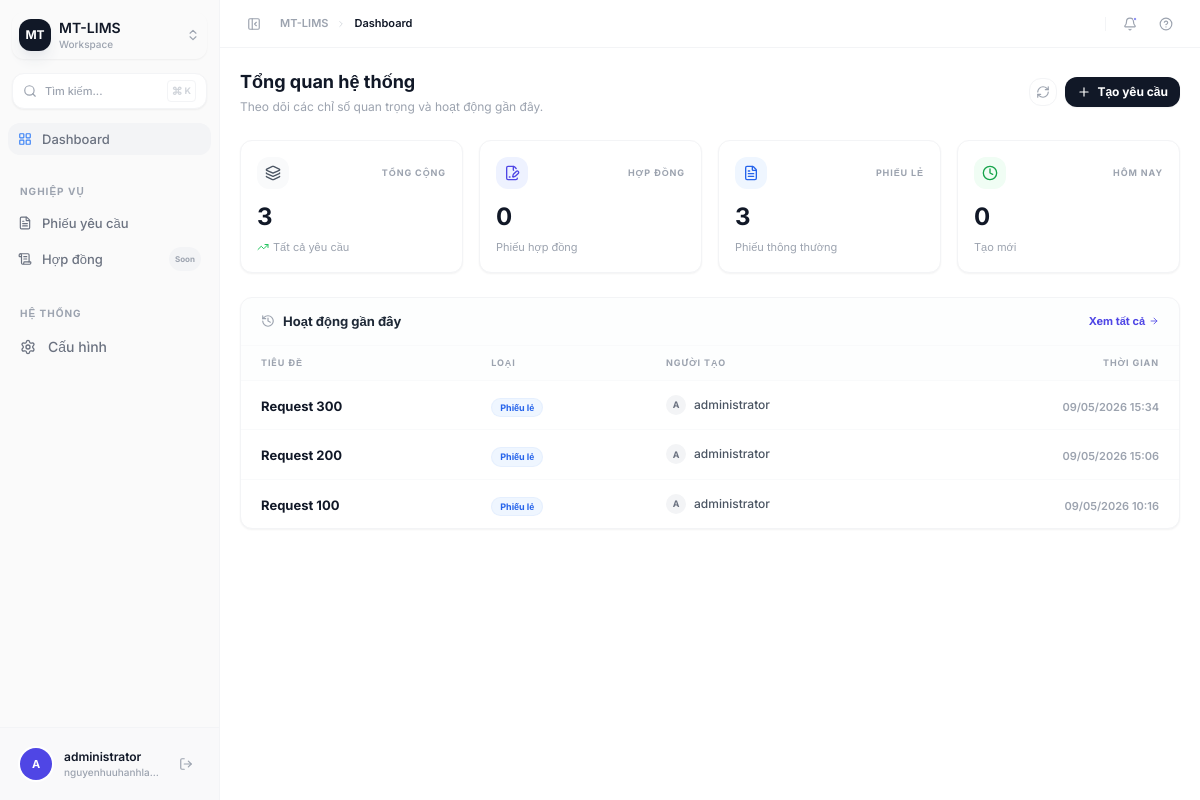
The app's page / (signed in) with its own data.
### request_form/models.py (models this page shows, shortened)
class Request(models.Model):
    class RequestType(models.TextChoices):
        CONTRACT = "contract", "Contract"
        SLIP = "slip", "Slip"
    class Status(models.TextChoices):
        REVIEWING = "reviewing", "Đang xem xét"
        IN_PROGRESS = "in_progress", "Đang thực hiện"
        COMPLETED = "completed", "Hoàn tất"
        CANCELLED = "cancelled", "Hủy bỏ"
    title = models.CharField(max_length=255)
    type = models.CharField(
        max_length=20,
        choices=RequestType.choices,
        default=RequestType.SLIP,
    )
    status = models.CharField(
        max_length=20,
        choices=Status.choices,
        default=Status.REVIEWING,
    )
    created_by = models.ForeignKey(
        User,
        on_delete=models.PROTECT,
        related_name="requests",
    )
    content = models.TextField()
    participants = models.JSONField(default=list, blank=True)
    project_information = models.JSONField(default=dict, blank=True)
    requesting_unit = models.JSONField(default=dict, blank=True)
    created_at = models.DateTimeField(auto_now_add=True)
    updated_at = models.DateTimeField(auto_now=True)

### request_form/views.py (the view)
# urls.py: path("", dashboard, name="dashboard"),
@login_required
def dashboard(request):
    today = timezone.now().date()
    context = {
        "total_requests":  Request.objects.count(),
        "total_contracts": Request.objects.filter(type="contract").count(),
        "total_slips":     Request.objects.filter(type="slip").count(),
        "today_requests":  Request.objects.filter(created_at__date=today).count(),
        "recent_requests": Request.objects.order_by("-created_at")[:8],
    }
    return render(request, "dashboard.html", context)

### templates/dashboard.html (shortened to what this page needs)
{% extends "base.html" %}
{% block breadcrumb %}Dashboard{% endblock %}
{% block content %}
<div class="p-5 max-w-7xl mx-auto space-y-6">
  <div class="flex items-center justify-between">
    <div>
      <h1 class="text-lg font-bold text-gray-900">Tổng quan hệ thống</h1>
      <p class="text-[12px] text-gray-400 mt-0.5">Theo dõi các chỉ số quan trọng và hoạt động gần đây.</p>
    </div>
    <div class="flex items-center gap-2">
      <button class="p-1.5 text-gray-400 hover:text-gray-900 border border-gray-100 rounded-lg hover:bg-gray-50 transition-all">
        <i data-lucide="refresh-cw" class="w-3.5 h-3.5"></i>
      </button>
      <a href="{% url 'request_create' %}" class="flex items-center gap-1.5 px-3 py-1.5 bg-gray-900 text-white text-[12px] font-bold rounded-lg hover:bg-gray-800 transition-all shadow-sm">
        <i data-lucide="plus" class="w-3.5 h-3.5"></i>
        Tạo yêu cầu
      </a>
    </div>
  </div>
  <div class="grid grid-cols-1 md:grid-cols-2 lg:grid-cols-4 gap-4">
    <div class="bg-white border border-gray-100 rounded-xl p-4 shadow-sm hover:shadow-md transition-all group">
      <div class="flex items-center justify-between mb-3">
        <div class="w-8 h-8 rounded-lg bg-gray-50 flex items-center justify-center text-gray-600 group-hover:bg-gray-900 group-hover:text-white transition-all">
          <i data-lucide="layers" class="w-4 h-4"></i>
        </div>
        <span class="text-[9px] font-bold text-gray-400 uppercase tracking-widest">Tổng cộng</span>
      </div>
      <p class="text-2xl font-bold text-gray-900">{{ total_requests }}</p>
      <p class="text-[11px] text-gray-400 mt-1.5 flex items-center gap-1">
        <i data-lucide="trending-up" class="w-3 h-3 text-green-500"></i>
        Tất cả yêu cầu
      </p>
    </div>
    <div class="bg-white border border-gray-100 rounded-xl p-4 shadow-sm hover:shadow-md transition-all group">
      <div class="flex items-center justify-between mb-3">
        <div class="w-8 h-8 rounded-lg bg-indigo-50 flex items-center justify-center text-indigo-600 group-hover:bg-indigo-600 group-hover:text-white transition-all">
          <i data-lucide="file-signature" class="w-4 h-4"></i>
        </div>
        <span class="text-[9px] font-bold text-gray-400 uppercase tracking-widest">Hợp đồng</span>
      </div>
      <p class="text-2xl font-bold text-gray-900">{{ total_contracts }}</p>
      <p class="text-[11px] text-gray-400 mt-1.5">Phiếu hợp đồng</p>
    </div>
    <div class="bg-white border border-gray-100 rounded-xl p-4 shadow-sm hover:shadow-md transition-all group">
      <div class="flex items-center justify-between mb-3">
        <div class="w-8 h-8 rounded-lg bg-blue-50 flex items-center justify-center text-blue-600 group-hover:bg-blue-600 group-hover:text-white transition-all">
          <i data-lucide="file-text" class="w-4 h-4"></i>
        </div>
        <span class="text-[9px] font-bold text-gray-400 uppercase tracking-widest">Phiếu lẻ</span>
      </div>
      <p class="text-2xl font-bold text-gray-900">{{ total_slips }}</p>
      <p class="text-[11px] text-gray-400 mt-1.5">Phiếu thông thường</p>
    </div>
    <div class="bg-white border border-gray-100 rounded-xl p-4 shadow-sm hover:shadow-md transition-all group">
      <div class="flex items-center justify-between mb-3">
        <div class="w-8 h-8 rounded-lg bg-green-50 flex items-center justify-center text-green-600 group-hover:bg-green-600 group-hover:text-white transition-all">
          <i data-lucide="clock" class="w-4 h-4"></i>
        </div>
        <span class="text-[9px] font-bold text-gray-400 uppercase tracking-widest">Hôm nay</span>
      </div>
      <p class="text-2xl font-bold text-gray-900">{{ today_requests }}</p>
      <p class="text-[11px] text-gray-400 mt-1.5">Tạo mới</p>
    </div>
  </div>
  <div class="bg-white border border-gray-100 rounded-xl overflow-hidden shadow-sm">
    <div class="px-5 py-3.5 border-b border-gray-50 flex items-center justify-between bg-gray-50/30">
      <div class="flex items-center gap-2">
        <i data-lucide="history" class="w-3.5 h-3.5 text-gray-400"></i>
        <h2 class="text-[13px] font-bold text-gray-800">Hoạt động gần đây</h2>
      </div>
      <a href="{% url 'request_list' %}" class="text-[11px] font-bold text-indigo-600 hover:text-indigo-700 flex items-center gap-1 transition-colors">
        Xem tất cả
        <i data-lucide="arrow-right" class="w-2.5 h-2.5"></i>
      </a>
    </div>
    <div class="overflow-x-auto">
      <table class="w-full text-left">
        <thead>
          <tr class="bg-gray-50/30 border-b border-gray-50">
            <th class="px-5 py-2.5 text-[9px] font-bold text-gray-400 uppercase tracking-widest">Tiêu đề</th>
            <th class="px-5 py-2.5 text-[9px] font-bold text-gray-400 uppercase tracking-widest">Loại</th>
            <th class="px-5 py-2.5 text-[9px] font-bold text-gray-400 uppercase tracking-widest">Người tạo</th>
            <th class="px-5 py-2.5 text-[9px] font-bold text-gray-400 uppercase tracking-widest text-right">Thời gian</th>
          </tr>
        </thead>
        <tbody class="divide-y divide-gray-50">
          {% for req in recent_requests %}
          <tr class="hover:bg-gray-50/50 transition-colors group cursor-pointer" onclick="window.location='{% url 'request_list' %}'">
            <td class="px-5 py-3">
              <span class="text-[13px] font-bold text-gray-900 group-hover:text-indigo-600 transition-colors">{{ req.title }}</span>
            </td>
            <td class="px-5 py-3">
              {% if req.type == 'contract' %}
              <span class="inline-flex items-center px-2 py-0.5 rounded-full text-[9px] font-bold bg-indigo-50 text-indigo-600 border border-indigo-100/50">Hợp đồng</span>
              {% else %}
              <span class="inline-flex items-center px-2 py-0.5 rounded-full text-[9px] font-bold bg-blue-50 text-blue-600 border border-blue-100/50">Phiếu lẻ</span>
              {% endif %}
            </td>
            <td class="px-5 py-3">
              <div class="flex items-center gap-2">
                <div class="w-5 h-5 rounded-full bg-gray-100 flex items-center justify-center text-[9px] font-bold text-gray-500">
                  {{ req.created_by.username|slice:":1"|upper }}
                </div>
                <span class="text-[12px] text-gray-600 font-medium">{{ req.created_by.get_full_name|default:req.created_by.username }}</span>
              </div>
            </td>
            <td class="px-5 py-3 text-right">
              <span class="text-[11px] text-gray-400 font-semibold">{{ req.created_at|date:"d/m/Y H:i" }}</span>
            </td>
          </tr>
          {% endfor %}
        </tbody>
      </table>
    </div>
  </div>
</div>
{% endblock %}

### templates/base.html (shortened to what this page needs)
<!DOCTYPE html>
<html lang="vi" x-data="{ sidebarOpen: true }">
<head>
  <script src="https://cdn.tailwindcss.com"></script>
</head>
<body class="bg-white text-gray-800 antialiased h-screen flex overflow-hidden">
  <aside
    class="sidebar-transition flex-shrink-0 flex flex-col border-r border-gray-100 bg-[#fafafa] overflow-hidden"
    :class="sidebarOpen ? 'w-[220px]' : 'w-[64px]'"
  >
    <div class="p-3">
      <button class="w-full flex items-center gap-2 p-1.5 rounded-xl hover:bg-gray-200/50 transition-all group border border-transparent hover:border-gray-200/50 shadow-sm" :class="sidebarOpen ? '' : 'justify-center p-0 h-9 w-9 mx-auto'">
        <div class="w-8 h-8 rounded-lg bg-gray-900 flex items-center justify-center flex-shrink-0 shadow-lg shadow-gray-200">
          <span class="text-white text-xs font-bold">MT</span>
        </div>
        <div x-show="sidebarOpen" x-cloak class="text-left flex-1 min-w-0">
          <p class="text-sm font-semibold text-gray-900 leading-tight truncate">MT-LIMS</p>
          <p class="text-[10px] text-gray-400 font-medium">Workspace</p>
        </div>
        <i x-show="sidebarOpen" x-cloak data-lucide="chevrons-up-down" class="w-3.5 h-3.5 text-gray-400 group-hover:text-gray-600"></i>
      </button>
    </div>
    <div class="px-3 py-0.5" x-show="sidebarOpen" x-cloak>
      <button class="w-full flex items-center gap-2 px-2.5 py-1.5 rounded-lg border border-gray-100 bg-white shadow-sm hover:border-gray-200 transition-all text-gray-400 group">
        <i data-lucide="search" class="w-3.5 h-3.5 text-gray-400 group-hover:text-gray-600"></i>
        <span class="text-[11px] font-medium">Tìm kiếm...</span>
        <span class="ml-auto flex items-center gap-0.5 text-[9px] font-bold text-gray-300 border border-gray-100 rounded px-1 py-0.5">
          <span class="text-[11px]">⌘</span>K
        </span>
      </button>
    </div>
    <nav class="flex-1 overflow-y-auto px-2 py-3 space-y-0.5">
      <a href="{% url 'dashboard' %}"
         class="flex items-center gap-2.5 px-2.5 py-1.5 rounded-lg text-sm text-gray-500 hover:bg-gray-100 hover:text-gray-900 transition-all group {% if request.resolver_match.url_name == 'dashboard' %}nav-active{% endif %}"
         :class="sidebarOpen ? '' : 'justify-center px-0'">
        <i data-lucide="layout-grid" class="w-3.5 h-3.5 flex-shrink-0"></i>
        <span x-show="sidebarOpen" x-cloak class="font-medium text-[13px]">Dashboard</span>
      </a>
      <div class="pt-5 pb-1 px-3" x-show="sidebarOpen" x-cloak>
        <span class="text-[10px] font-bold text-gray-400 uppercase tracking-[0.1em]">Nghiệp vụ</span>
      </div>
      <a href="{% url 'request_list' %}"
         class="flex items-center gap-2.5 px-2.5 py-1.5 rounded-lg text-sm text-gray-500 hover:bg-gray-100 hover:text-gray-900 transition-all group {% if request.resolver_match.url_name == 'request_list' %}nav-active{% endif %}"
         :class="sidebarOpen ? '' : 'justify-center px-0'">
        <i data-lucide="file-text" class="w-3.5 h-3.5 flex-shrink-0"></i>
        <span x-show="sidebarOpen" x-cloak class="font-medium text-[13px]">Phiếu yêu cầu</span>
      </a>
      <a href="#"
         class="flex items-center gap-2.5 px-2.5 py-1.5 rounded-lg text-sm text-gray-500 hover:bg-gray-100 hover:text-gray-900 transition-all group"
         :class="sidebarOpen ? '' : 'justify-center px-0'">
        <i data-lucide="scroll-text" class="w-3.5 h-3.5 flex-shrink-0"></i>
        <span x-show="sidebarOpen" x-cloak class="font-medium text-[13px]">Hợp đồng</span>
        <span x-show="sidebarOpen" x-cloak class="ml-auto text-[8px] font-bold bg-gray-100 text-gray-400 rounded-full px-1.5 py-0.5">Soon</span>
      </a>
      <div class="pt-5 pb-1 px-3" x-show="sidebarOpen" x-cloak>
        <span class="text-[10px] font-bold text-gray-400 uppercase tracking-[0.1em]">Hệ thống</span>
      </div>
      <a href="/admin/"
         class="flex items-center gap-3 px-3 py-2 rounded-lg text-sm text-gray-500 hover:bg-gray-100 hover:text-gray-900 transition-all group"
         :class="sidebarOpen ? '' : 'justify-center px-0'">
        <i data-lucide="settings" class="w-4 h-4 flex-shrink-0"></i>
        <span x-show="sidebarOpen" x-cloak class="font-medium">Cấu hình</span>
      </a>
    </nav>
    <div class="p-3 bg-gray-50/50 border-t border-gray-100">
      <div class="flex items-center gap-3 p-2 rounded-xl transition-colors" :class="sidebarOpen ? '' : 'justify-center p-1'">
        <div class="w-8 h-8 rounded-full bg-indigo-600 flex items-center justify-center flex-shrink-0 ring-2 ring-white shadow-sm">
          <span class="text-white text-[11px] font-bold">{{ user.username|slice:":1"|upper }}</span>
        </div>
        <div x-show="sidebarOpen" x-cloak class="flex-1 min-w-0">
          <p class="text-xs font-semibold text-gray-900 truncate">{{ user.get_full_name|default:user.username }}</p>
          <p class="text-[10px] text-gray-400 font-medium truncate">{{ user.email|default:"mt-lims.local" }}</p>
        </div>
        <form action="{% url 'logout' %}" method="post" x-show="sidebarOpen" x-cloak>
          <button type="submit" class="p-1.5 rounded-lg hover:bg-red-50 text-gray-400 hover:text-red-500 transition-colors">
            <i data-lucide="log-out" class="w-3.5 h-3.5"></i>
          </button>
        </form>
      </div>
    </div>
  </aside>
  <div class="flex-1 flex flex-col overflow-hidden">
    <header class="h-12 border-b border-gray-100 flex items-center px-5 gap-3 flex-shrink-0 bg-white/80 backdrop-blur-md sticky top-0 z-20">
      <button
        @click="sidebarOpen = !sidebarOpen"
        class="p-1.5 rounded-lg hover:bg-gray-100 text-gray-400 hover:text-gray-900 transition-all flex-shrink-0 border border-transparent hover:border-gray-200"
        :title="sidebarOpen ? 'Thu gọn sidebar' : 'Mở rộng sidebar'"
      >
        <i :data-lucide="sidebarOpen ? 'panel-left-close' : 'panel-left-open'" class="w-3.5 h-3.5"></i>
      </button>
      <div class="flex items-center gap-2 text-[11px] font-semibold">
        <span class="text-gray-400">MT-LIMS</span>
        <i data-lucide="chevron-right" class="w-2.5 h-2.5 text-gray-300"></i>
        <span class="text-gray-900">{% block breadcrumb %}Trang chủ{% endblock %}</span>
      </div>
      <div class="ml-auto flex items-center gap-2">
        <button class="p-1.5 rounded-lg hover:bg-gray-100 text-gray-400 hover:text-gray-900 transition-all border border-transparent hover:border-gray-200 relative">
          <i data-lucide="bell" class="w-3.5 h-3.5"></i>
          <span class="absolute top-1.5 right-1.5 w-1 h-1 bg-indigo-500 rounded-full border border-white"></span>
        </button>
        <button class="p-1.5 rounded-lg hover:bg-gray-100 text-gray-400 hover:text-gray-900 transition-all border border-transparent hover:border-gray-200">
          <i data-lucide="help-circle" class="w-3.5 h-3.5"></i>
        </button>
      </div>
    </header>
    <main class="flex-1 overflow-auto bg-[#ffffff]">
      {% block content %}{% endblock %}
    </main>
  </div>
</body>
</html>

### templates/base.html (style rules this page uses)
:root { --radius: 0.75rem; }
body { font-family: 'Inter', sans-serif; }
.sidebar-transition { transition: all 250ms cubic-bezier(0.4, 0, 0.2, 1); }
.nav-active { background-color: #f1f5f9; color: #0f172a; font-weight: 600; }
.nav-active i, .nav-active svg { color: #3b82f6; }
.sidebar-transition { transition: width 200ms ease; }
.nav-active { background-color: #f3f4f6; color: #111827; font-weight: 500; }

### records on screen
Request: title "Request 300", type "Phiếu lẻ", created_by.username "A", created_by.get_full_name "administrator", created_at "09/05/2026 15:34"
Request: title "Request 200", type "Phiếu lẻ", created_by.username "A", created_by.get_full_name "administrator", created_at "09/05/2026 15:06"
Request: title "Request 100", type "Phiếu lẻ", created_by.username "A", created_by.get_full_name "administrator", created_at "09/05/2026 10:16"

### other values on screen
{{ user.username|slice:":1"|upper }} "A"
{{ user.get_full_name|default:user.username }} "administrator"
{{ user.email|default:"mt-lims.local" }} "nguyenhuuhanhla…"
{{ total_requests }} "3"
{{ total_contracts }} "0"
{{ total_slips }} "3"
{{ today_requests }} "0"
